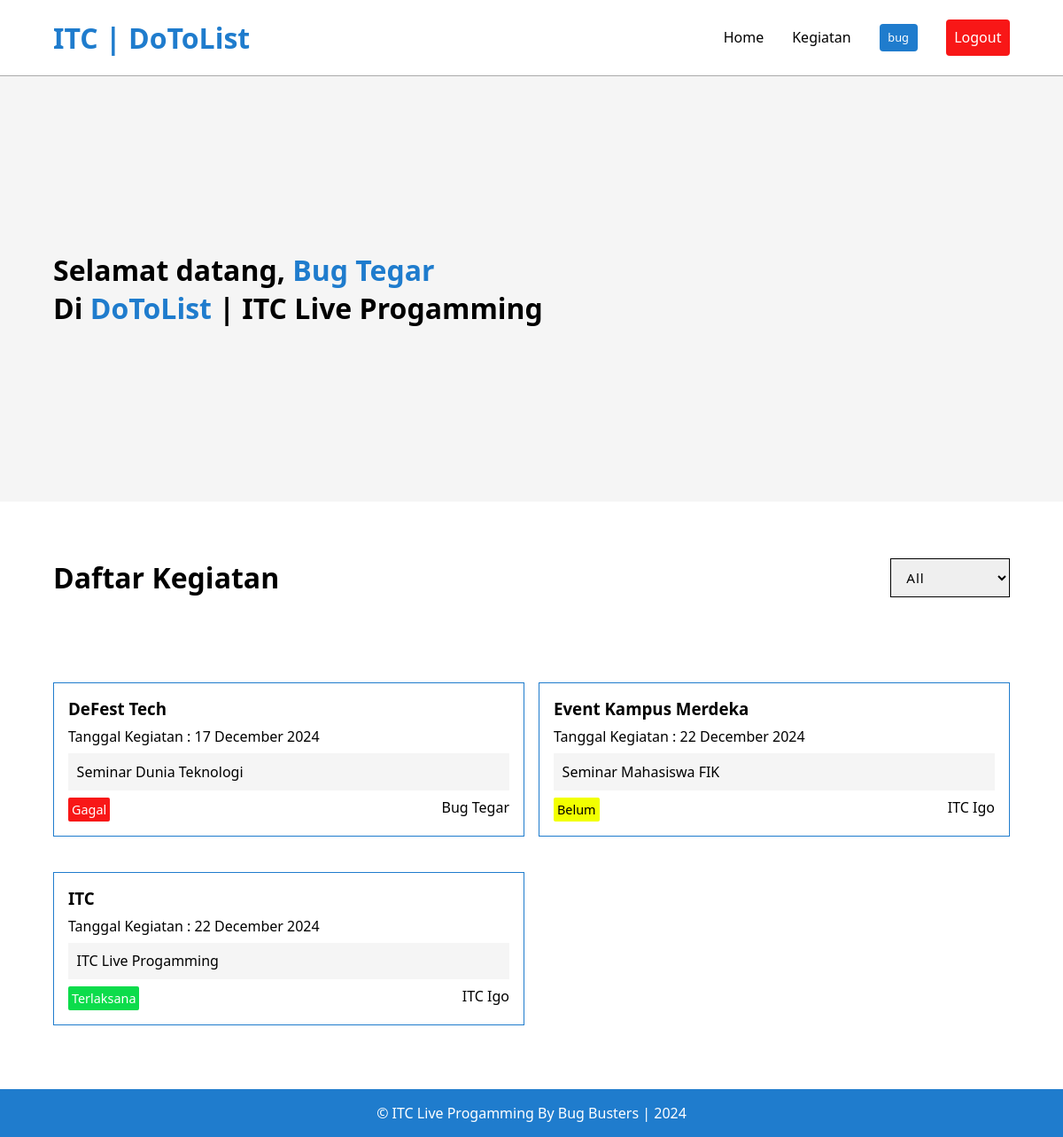
The app's page / (signed in) with its own data.
### tables this page shows
CREATE TABLE `tbl_kegiatan` (
  `id_kegiatan` int(11) NOT NULL,
  `nama_kegiatan` varchar(255) DEFAULT NULL,
  `tgl_kegiatan` date DEFAULT NULL,
  `deskripsi` text DEFAULT NULL,
  `status` enum('terlaksana','belum','gagal') DEFAULT NULL,
  `id_users` int(11) DEFAULT NULL
);

CREATE TABLE `tbl_users` (
  `id_users` int(11) NOT NULL,
  `username` varchar(255) DEFAULT NULL,
  `password` varchar(255) DEFAULT NULL,
  `nama` varchar(255) DEFAULT NULL,
  `gender` enum('L','P') DEFAULT NULL,
  `alamat` text DEFAULT NULL
);

### index.php (the view, shortened to what this page needs)
<?php
include "./koneksi/config.php";
$status_cari = isset($_GET['status']) ? $_GET['status'] : '0';
$where_kegiatan = "";
$query = mysqli_query($conn, "SELECT tbl_kegiatan.*, tbl_users.nama FROM tbl_kegiatan
        INNER JOIN tbl_users ON tbl_kegiatan.id_users = tbl_users.id_users
        $where_kegiatan
        ORDER BY id_kegiatan DESC");
?>
<!DOCTYPE html>
<html lang="en">
<head>
    <link rel="stylesheet" href="./assets/css/style.css">
</head>
<body>
    <nav class="navbar-nav">
        <div class="logo">
            <a href="">ITC | DoToList</a>
        </div>
        <div class="nav-list" id="nav-list">
            <a class="nav-link" href="./">Home</a>
            <a class="nav-link" href="./src/kegiatan.php">Kegiatan</a>
            <p class="nav-link badge-name"><span><?= $_SESSION['username'] ?></span></p>
            <a class="btn-logout" href="./logout.php">Logout</a>
        </div>
    </nav>
    <section class="home">
        <div class="container">
            <h1>Selamat datang, <span><?= $_SESSION['nama'] ?></span></h1>
            <h1>Di <span>DoToList</span> | ITC Live Progamming</h1>
        </div>
    </section>
    <div class="container search-col-heading">
        <h1>Daftar Kegiatan</h1>
        <form action="" method="get">
            <select name="status" id="status" onchange="this.form.submit()">
                <option value="0" <?= ($status_cari == '0') ? 'selected' : '' ?>>All</option>
            </select>
        </form>
    </div>
    <section class="list-kegiatan">
        <?php
        while ($data = mysqli_fetch_array($query)) {
        ?>
            <div class="card">
                <div class="list">
                    <h3><?= $data['nama_kegiatan'] ?></h3>
                    <p class="tgl">Tanggal Kegiatan : <?= date("d F Y", strtotime($data['tgl_kegiatan'])) ?></p>
                    <p class="deskripsi"><?= $data['deskripsi'] ?></p>
                    <div class="foot">
                        <?php if ($data['status'] == 'belum') { ?>
                            <p class="status_belum"><?= $data['status'] = "Belum" ?></p>
                        <?php } else if ($data['status'] == 'terlaksana') { ?>
                            <p class="status_terlaksana"><?= $data['status'] = "Terlaksana" ?></p>
                        <?php } else if ($data['status'] == 'gagal') { ?>
                            <p class="status_gagal"><?= $data['status'] = "Gagal" ?></p>
                        <?php } ?>
                        <p><?= $data['nama'] ?></p>
                    </div>
                </div>
            </div>
        <?php } ?>
    </section>
    <footer>
        <p>&copy; ITC Live Progamming By Bug Busters | <span>
            </span></p>
    </footer>
</body>
</html>

### assets/css/style.css (style rules this page uses)
* { padding: 0; margin: 0; box-sizing: border-box; text-decoration: none; font-family: "Segoe UI", Tahoma, Geneva, Verdana, sans-serif; }
:root { --primary: #1f7ccd; }
.navbar-nav { display: flex; justify-content: space-between; align-items: center; width: 100%; padding: 1.3rem 5%; border-bottom: 1px solid #aaa; }
.navbar-nav .logo a { color: var(--primary); font-size: 2rem; font-weight: 700; }
.navbar-nav .nav-list { display: flex; align-items: center; gap: 2rem; }
.navbar-nav .nav-list .nav-link { color: #000; }
.container { padding: 0 5%; }
.home { width: 100%; display: flex; align-items: center; height: 60dvh; background: #f5f5f5; }
.home h1 { font-size: 2rem; }
.home h1 span { color: var(--primary); }
.list-kegiatan { display: grid; grid-template-columns: repeat(2, 1fr); gap: 1rem; width: 100%; padding: 3rem 5%; }
.list-kegiatan .card { display: flex; width: 100%; border: 1px solid var(--primary); margin-bottom: 1.5rem; padding: 1rem; gap: 1rem; }
.list-kegiatan .card .list { flex: 1 1 calc(85% - 1rem); }
.list-kegiatan .card .list .tgl { margin: 0.5rem 0; }
.list-kegiatan .card .list .deskripsi { margin: 0.5rem 0; background: #f5f5f5; padding: 0.6rem; flex: 1 1 15%; }
.list-kegiatan .card .list .foot { display: flex; justify-content: space-between; }
.search-col-heading { margin-top: 4rem; display: flex; justify-content: space-between; }
.search-col-heading select { display: inline-block; padding: 0.65rem 0.8rem; outline: none; border: 1px solid #000; font-size: 0.95rem; letter-spacing: 1px; }
.status_belum { background: #f2ff00; color: #000; display: inline-block; padding: 0.25rem; font-weight: 500; font-size: 0.9rem; border-radius: 2px; }
.status_terlaksana { background: #0cdc4b; color: #fff; display: inline-block; padding: 0.25rem; font-weight: 500; font-size: 0.9rem; border-radius: 2px; }
.status_gagal { background: #f81717; color: #fff; display: inline-block; padding: 0.25rem; font-weight: 500; font-size: 0.9rem; border-radius: 2px; }
.btn-logout { display: inline-block; padding: 0.6rem; background: #f81717; color: #fff; border-radius: 4px; cursor: pointer; }
.badge-name { display: inline-block; padding: 0.4rem 0.6rem; background: var(--primary); font-size: 0.8rem; font-weight: 500; border-radius: 4px; outline: none; border: none; }
.badge-name span { color: #fff; }
footer { text-align: center; padding: 1rem 0; background: var(--primary); color: #fff; }

### records on screen
tbl_kegiatan: nama_kegiatan "DeFest Tech", tgl_kegiatan "17 December 2024", deskripsi "Seminar Dunia Teknologi", status "Gagal", id_users.nama "Bug Tegar"
tbl_kegiatan: nama_kegiatan "Event Kampus Merdeka", tgl_kegiatan "22 December 2024", deskripsi "Seminar Mahasiswa FIK", status "Belum", id_users.nama "ITC Igo"
tbl_kegiatan: nama_kegiatan "ITC", tgl_kegiatan "22 December 2024", deskripsi "ITC Live Progamming", status "Terlaksana", id_users.nama "ITC Igo"

### other values on screen
$_SESSION['username'] "bug"
$_SESSION['nama'] "Bug Tegar"
